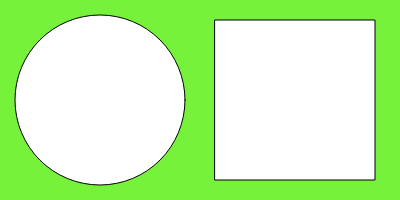
Frame 1 (no input)
Frame 60 (no input): identical to frame 1, image omitted
Frame 120 (the mouse pressed at the canvas centre since frame 60): identical to frame 1, image omitted

The p5.js sketch that drew this single still picture (run headless with seeded random() and noise() and a simulated clock; from frame 60 on, the mouse is pressed at the canvas centre):

// p5.js sketch
// ── sketch.js
function setup() {
  createCanvas(400, 200);
}

function draw() {
  background('#77f23b');
  circle(100,100,170);
  square(215, 20, 160);
}
